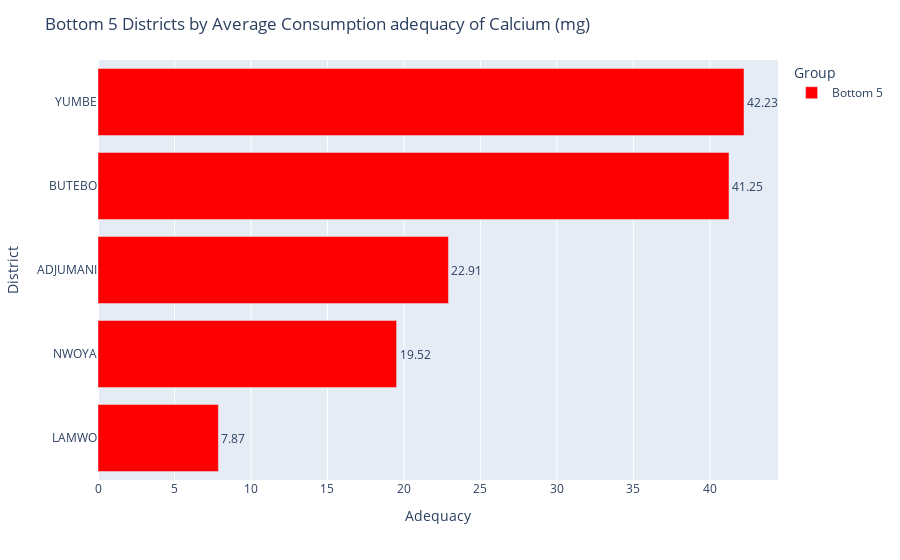

The notebook cell this image was saved under:
### Markdown cell above
### Calcium

### Code cell
nutrient = "Average Consumption adequacy of Calcium (mg)"
bottom5 = merged_nutrients.nsmallest(5, nutrient)
bottom5["Group"] = "Bottom 5"

# Horizontal bar chart
fig = px.bar(
    bottom5,
    x=nutrient,
    y="district",
    color="Group",
    text=nutrient,
    orientation="h",
     color_discrete_map={
         "Bottom 5": "red"
          }
)

fig.update_traces(textposition="outside")
fig.update_layout(
    title=f"Bottom 5 Districts by {nutrient}",
    xaxis_title="Adequacy",
    yaxis_title="District",
    yaxis=dict(categoryorder="total ascending")
)

fig.show()

### Figure 1 — Plotly figure (JSON) as saved in the notebook; plotly's stock layout.template omitted (floating-point values rounded to 4 significant figures)
{"data": [{"hovertemplate": "Group=Bottom 5<br>Average Consumption adequacy of Calcium (mg)=%{text}<br>district=%{y}<extra></extra>", "legendgroup": "Bottom 5", "marker": {"color": "red", "pattern": {"shape": ""}}, "name": "Bottom 5", "orientation": "h", "showlegend": true, "text": [7.87, 19.52, 22.91, 41.25, 42.23], "textposition": "outside", "type": "bar", "x": [7.87, 19.52, 22.91, 41.25, 42.23], "xaxis": "x", "y": ["LAMWO", "NWOYA", "ADJUMANI", "BUTEBO", "YUMBE"], "yaxis": "y"}], "layout": {"barmode": "relative", "legend": {"title": {"text": "Group"}, "tracegroupgap": 0}, "margin": {"t": 60}, "title": {"text": "Bottom 5 Districts by Average Consumption adequacy of Calcium (mg)"}, "xaxis": {"anchor": "y", "domain": [0, 1], "title": {"text": "Adequacy"}}, "yaxis": {"anchor": "x", "categoryorder": "total ascending", "domain": [0, 1], "title": {"text": "District"}}}}
